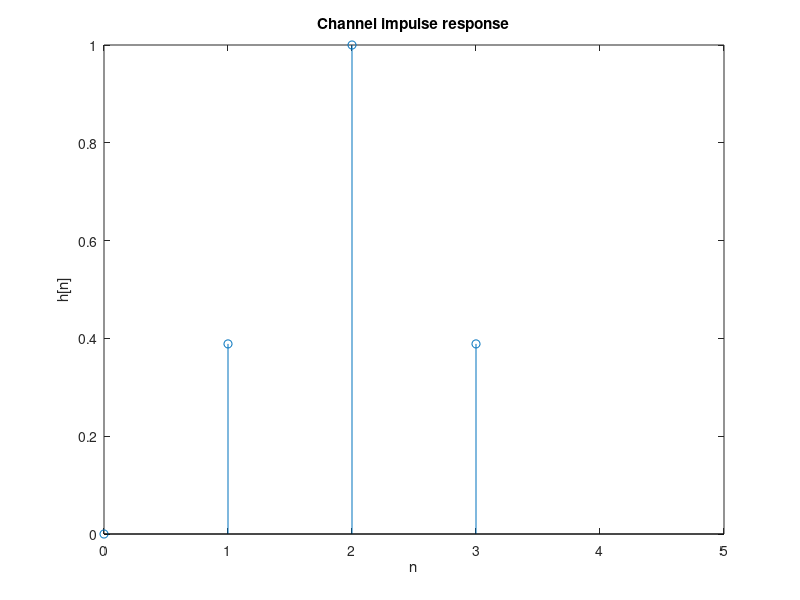
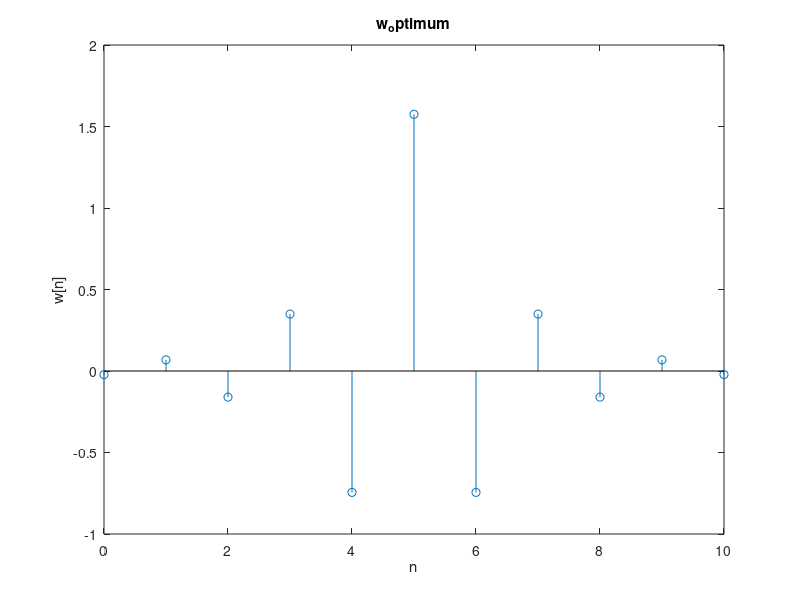
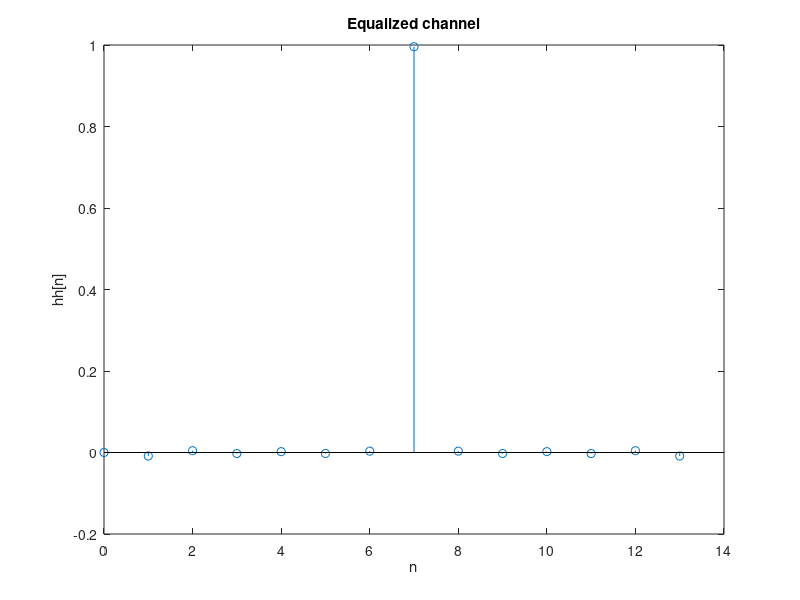
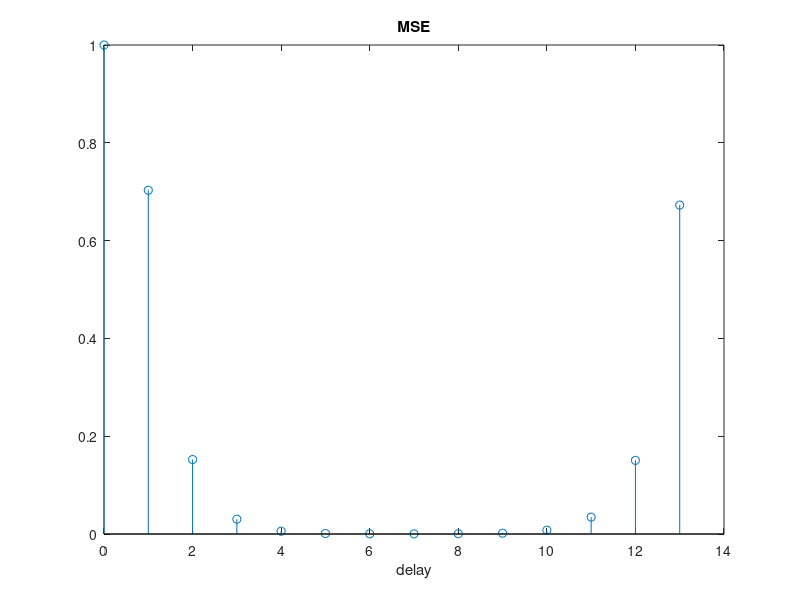

Recreate these plots in MATLAB, in order.

clear all
W=3.5;
noise_power=0.001;

n = 1:3;
h1 = 0.5*(1+cos((2*pi/W)*(n-2)));    
h = [zeros(1) h1];
h=h.';

M=11;
x=(rand(M+3,1)>0.5)*2-1;

H=[h.' zeros(1,M-1)];
for i=2:M
    H(i,:)=circshift(H(i-1,:),1);
end

u=conv(h,x);
u=u(4:end)+sqrt(noise_power)*randn(length(u(4:end)),1);
R=H*H.'+noise_power*eye(M);
e=[1 zeros(1,length(x)-1)].';

for delay=0:length(x)-1
    p=H*e;
    e=circshift(e,1);
    w=R\p;
    
    hh=conv(w,h);
    xx=conv(x,hh);
    xxx=xx(delay+1:delay+length(x));
    
    MSE(delay+1)=mean((xxx-x).^2);
    %MSE(delay+1)=var(xxx-x);
    if MSE(delay+1)==min(MSE)
        w_opt=w;
        hh_opt=hh;
    end
end

figure(1)
stem(0:length(h)-1,h);
axis([0, 5,-inf, inf]);
title('Channel impulse response');
xlabel('n');ylabel('h[n]');

figure(2)
stem(0:length(w_opt)-1,w_opt)
title('w_optimum');
xlabel('n');ylabel('w[n]');

figure(3)
stem(0:length(hh_opt)-1,hh_opt)
title('Equalized channel')
xlabel('n');ylabel('hh[n]');

figure(4)
stem(0:length(MSE)-1,MSE);
title('MSE');
xlabel('delay');
